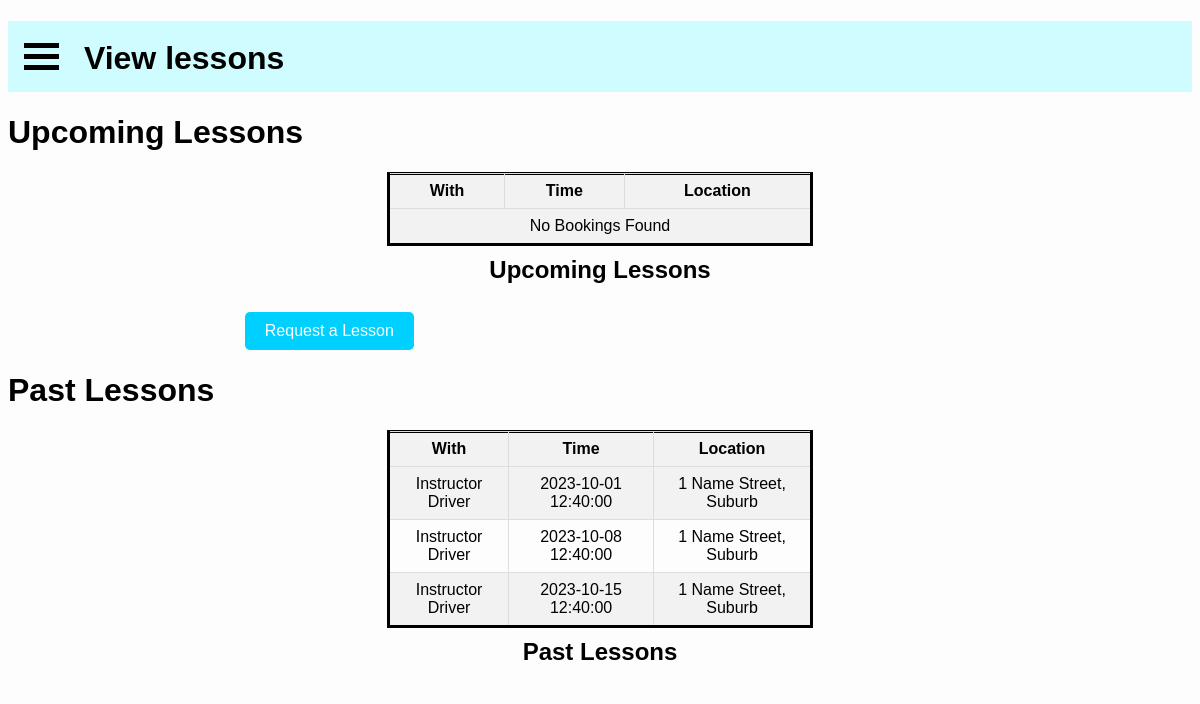
/learners/view-lessons.php (signed in), run on the app's committed database.
### tables this page shows
CREATE TABLE bookings (
    id INT PRIMARY KEY AUTO_INCREMENT,
    instructorID int NOT NULL,
    learnerID int NOT NULL,
    time DATETIME NOT NULL,
    lessonType varchar(25),
    location VARCHAR(255) NOT NULL,
    status varchar(10),
    amount int DEFAULT 80
);

CREATE TABLE Users (
    id int NOT NULL AUTO_INCREMENT PRIMARY KEY,
    email varchar(100) UNIQUE,
    password varchar(100),
    phoneNumber varchar(10),
    firstName varchar(100),
    lastName varchar(100),
    dob date,
    learner boolean DEFAULT 0,
    instructor boolean DEFAULT 0,
    supervisor boolean DEFAULT 0,
    government boolean DEFAULT 0,
    licenceNo varchar(6),
    hasTempPassword boolean DEFAULT 0
) AUTO_INCREMENT = 1;

### learners/view-lessons.php (the view, shortened to what this page needs)
<?php
require_once "../inc/db-session-include.php";
?>
<!DOCTYPE html>
<html lang="en">
<head>
    <link rel="stylesheet" href="../style/menu-style.css" />
    <link rel="stylesheet" href="../style/home-page.css" />
</head>
<body>
    <?php require_once "learner-menu.php"; ?>
    <h1>Upcoming Lessons</h1>
    <div class="table-container">
        <table>
            <tr>
                <caption>Upcoming Lessons</caption>
                <th>With</th>
                <th>Time</th>
                <th>Location</th>
            </tr>
            <?php
            $sql = "SELECT Users.firstName, Users.lastName, bookings.time, bookings.location
                    FROM Bookings
                    JOIN Users on bookings.instructorID = Users.id
                    WHERE Bookings.learnerID = '{$_SESSION["userID"]}'
                    AND now() < Bookings.time;";
            if ($result = mysqli_query($conn, $sql)) {
                if (mysqli_num_rows($result) > 0) {
                    while ($row = mysqli_fetch_assoc($result)) {
                        echo "<tr>";
                        echo "<td>{$row["firstName"]} {$row["lastName"]}</td>";
                        echo "<td>{$row['time']}</td>";
                        echo "<td>{$row['location']}</td>";
                        echo "</tr>";
                    }
                } else {
                    echo "<tr><td colspan='3'>No Bookings Found</td></tr>";
                }
            }
            ?>
        </table>
        <br>
        <button id="openFormButton">Request a Lesson</button>
    </div>
    <h1>Past Lessons</h1>
    <div class="table-container">
        <table>
            <tr>
                <caption>Past Lessons</caption>
                <th>With</th>
                <th>Time</th>
                <th>Location</th>
            </tr>
            <?php
            $sql = "SELECT Users.firstName, Users.lastName, bookings.time, bookings.location
                    FROM Bookings
                    JOIN Users on bookings.instructorID = Users.id
                    WHERE Bookings.learnerID = '{$_SESSION["userID"]}'
                    AND now() >= Bookings.time;";
            if ($result = mysqli_query($conn, $sql)) {
                if (mysqli_num_rows($result) > 0) {
                    while ($row = mysqli_fetch_assoc($result)) {
                        echo "<tr>";
                        echo "<td>{$row["firstName"]} {$row["lastName"]}</td>";
                        echo "<td>{$row['time']}</td>";
                        echo "<td>{$row['location']}</td>";
                        echo "</tr>";
                    }
                } else {
                    echo "<tr><td colspan='3'>No Bookings Found</td></tr>";
                }
            }
            ?>
        </table>
    </div>
</body>
</html>

### style/menu-style.css (style rules this page uses)
html { background-color: #fdfdfd; }
body { font-family: Helvetica, Arial, sans-serif; }

### style/home-page.css (style rules this page uses)
body { flex-direction: column; height: 100vh; }
table { border: 3px solid #000000; border-collapse: collapse; width: 100%; }
td, th { border: 1px solid #dddddd; text-align: left; padding: 8px; }
tr:nth-child(even) { background-color: #f2f2f2; }
th { background-color: #dddddd; }
table { width: 60%; margin: 0 auto; border-collapse: collapse; }
caption { font-size: 1.5em; font-weight: bold; margin-bottom: 10px; caption-side: bottom; margin-top: 10px; }
th, td { padding: 8px; border: 1px solid #ddd; text-align: center; }
th { background-color: #f2f2f2; }
.table-container { width: 60%; margin: 0 auto; display: block; }
#openFormButton { background-color: #00d0ff; color: #fff; padding: 10px 20px; border: none; border-radius: 5px; font-size: 16px; cursor: pointer; }

### data on the page
bookings: users.firstName "Instructor", users.lastName "Driver", time "2023-10-01 12:40:00", location "1 Name Street, Suburb"
bookings: users.firstName "Instructor", users.lastName "Driver", time "2023-10-08 12:40:00", location "1 Name Street, Suburb"
bookings: users.firstName "Instructor", users.lastName "Driver", time "2023-10-15 12:40:00", location "1 Name Street, Suburb"
